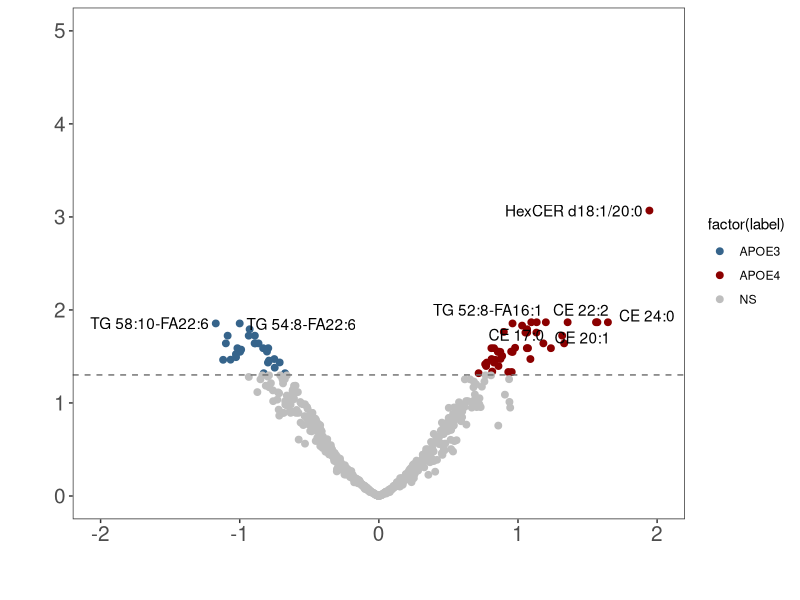
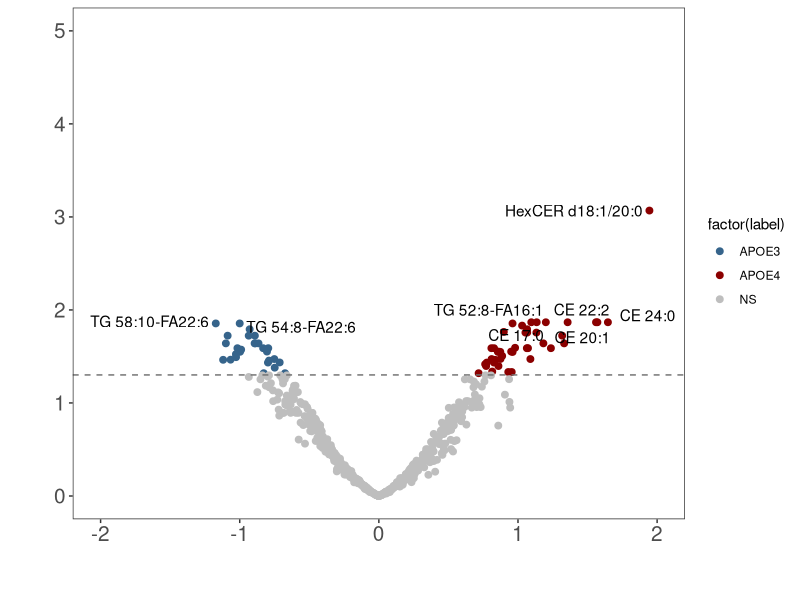
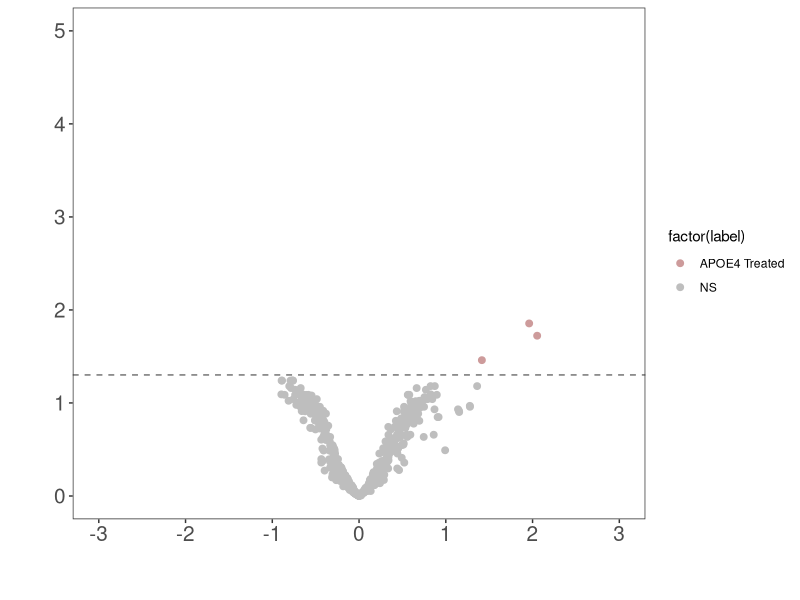
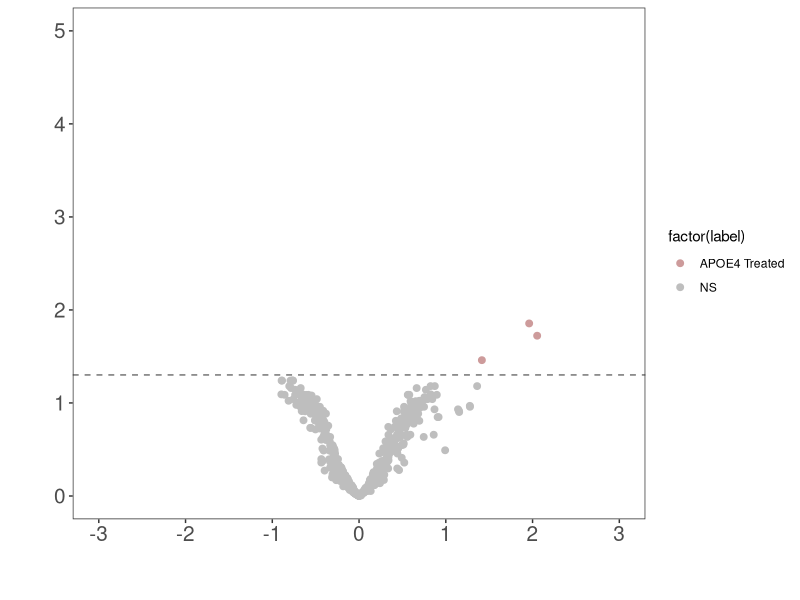

These charts were generated, in order, by the following R code:
################################################################################
#################### EMA Plasma Lipids  Volcano Plot ###########################
################################################################################

#March 12, 2024

# set working directory
setwd("~/Dropbox/2023_EMA_Manuscript/Analyses/20211027Cassie/Exp3/")

# set options
options(stringsAsFactors = F)

# load packages
require(ggplot2)
library("ggrepel")
library("scales")

################################################################################
#################### APOE4 Control vs APOE3 Control ############################
################################################################################

plot.data <- read.delim("2023-06-16_EMA_Lipidomics_Plasma_Class_VSN_Limma_Plasma_E3vsE4_ALL.txt", header = TRUE)

head(plot.data)
plot.data$newFDR <- -log10(plot.data$adj.P.Val)
plot.data$gene <- rownames(plot.data)
plot.data$label <- "NS"
plot.data$label[plot.data$logFC > 0 & plot.data$adj.P.Val < 0.05] <- "APOE4"
plot.data$label[plot.data$logFC < 0 & plot.data$adj.P.Val < 0.05] <- "APOE3"

head(plot.data)

p <- ggplot(plot.data, aes(logFC, newFDR))
p <- p + geom_point(aes(color = factor(label)), size = 2)
p <- p + theme_bw()
p <- p + theme(panel.grid.major = element_blank(), panel.grid.minor =
                 element_blank())
p <- p + geom_hline(yintercept = -log10(0.05), color = "gray44",
                    linetype="dashed")
p <- p + scale_colour_manual(values = c("steelblue4","red4", "gray"))
p <- p + xlim(-2,2)
p <- p + ylim(0,5)
p <- p + xlab("\n")
p <- p + ylab("\n")
p <- p + theme(axis.text=element_text(size=15),
               axis.title=element_text(size=15))
p <- p + scale_x_continuous(breaks=c(-2,-1, 0, 1, 2),
                            labels=c("-2","-1", "0", "1", "2"),
                            limits=c(-2,2))
# label the genes
p <- p+geom_text_repel(data=head(plot.data, 10), aes(label=gene))

print(p)
dev.off()
ggsave(filename = "VolcanoPlotControls.pdf", p, height = 5, width = 7)

################################################################################
#################### APOE4 Treated vs APOE3 Control ############################
################################################################################

#clear environment# 

plot.data <- read.delim("2023-06-16_EMA_Lipidomics_Plasma_Class_VSN_Limma_Plasma_E3ConE417a_ALL.txt", header = TRUE)

head(plot.data)
plot.data$newFDR <- -log10(plot.data$adj.P.Val)
plot.data$gene <- rownames(plot.data)
plot.data$label <- "NS"
plot.data$label[plot.data$logFC > 0 & plot.data$adj.P.Val < 0.05] <- "APOE4 Treated"
plot.data$label[plot.data$logFC < 0 & plot.data$adj.P.Val < 0.05] <- "APOE3 Control"

head(plot.data)

p <- ggplot(plot.data, aes(logFC, newFDR))
p <- p + geom_point(aes(color = factor(label)), size = 2)
p <- p + theme_bw()
p <- p + theme(panel.grid.major = element_blank(), panel.grid.minor =
                 element_blank())
p <- p + geom_hline(yintercept = -log10(0.05), color = "gray44",
                    linetype="dashed")
p <- p + scale_colour_manual(values = c("rosybrown3", "gray"))
p <- p + xlim(-3,3)
p <- p + ylim(0,5)
p <- p + xlab("\n")
p <- p + ylab("\n")
p <- p + theme(axis.text=element_text(size=15),
               axis.title=element_text(size=15))
p <- p + scale_x_continuous(breaks=c(-3,-2,-1, 0, 1, 2,3),
                            labels=c("-3","-2","-1", "0", "1", "2","3"),
                            limits=c(-3,3))
# label the genes
#p <- p+geom_text_repel(data=head(plot.data, 10), aes(label=gene))

print(p)
dev.off()

ggsave(filename = "VolcanoPlotAPOE417avsAPOE3Con.pdf", p, height = 5, width = 7)



#######################
sink(paste0(Sys.Date(),"_Volcanoplot_sessionInfo.txt"))
sessionInfo()
sink()
